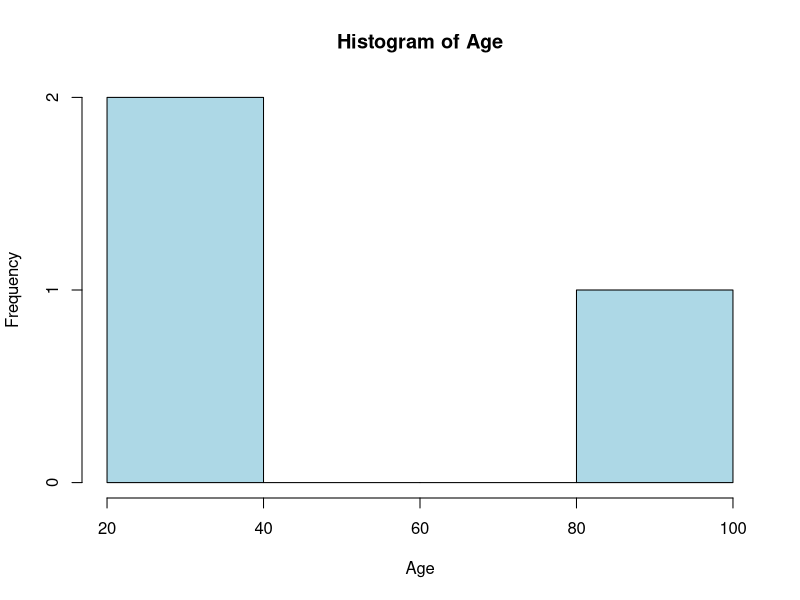
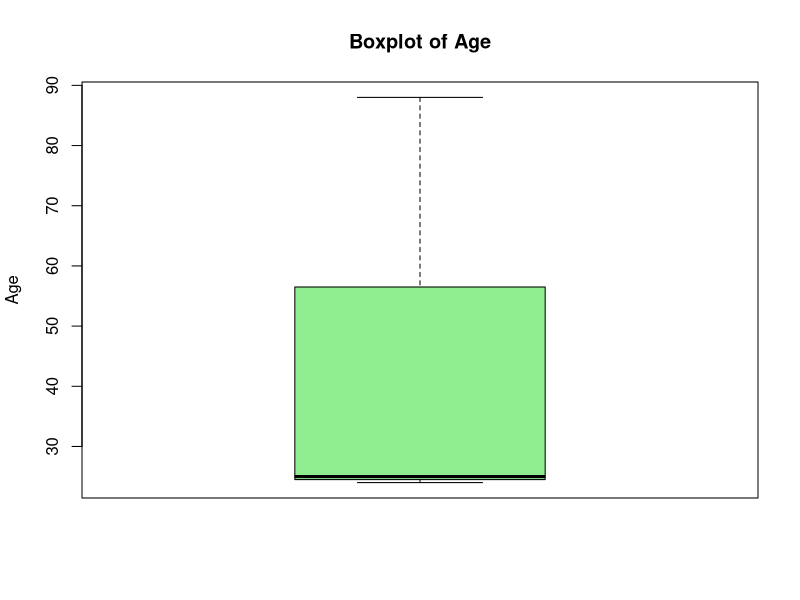

These figures' R source, in order:
names <- c("siri", "chru", "loki")
age <- c(88, 24, 25)
marks <- c(88, 78, 25)
df <- data.frame(names, age, marks)
hist(df$age, main = "Histogram of Age", xlab = "Age", col = "lightblue")
boxplot(df$age, main = "Boxplot of Age", ylab = "Age", col = "lightgreen")
